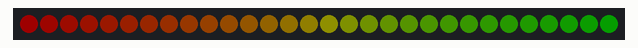
A program run on a simulated MicroPython board. On the bench: 30 RGB LEDs in strip order, left to right. Dim RGB values are drawn brighter than linear.

Above: at 0.05 s.
At 4.72 s:
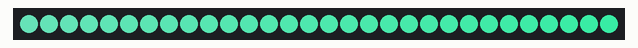
At 8.88 s:
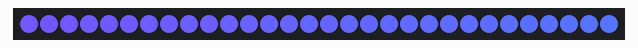
At 19.89 s:
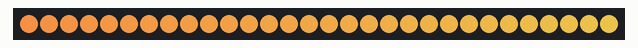
At 29.87 s:
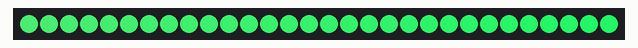
At 39.84 s:
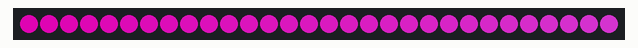

The program:

fading_colors.py
```python
import machine
from neopixel import NeoPixel
from time import sleep

Num_pix = 30

pixels = NeoPixel(machine.Pin(1), Num_pix)  #set up Pixel array

colors = [(0,0,0)]*Num_pix

for i in range(Num_pix):		#initialize colors
    colors[i] = (30-i,i,0)

while True:

    for i in range(Num_pix):
        pixels[i] = colors[i]

    pixels.write()

    for i in range(Num_pix):		#change each pixel a small amount
        colors[i] = pixels[i][0]+1,pixels[i][1]-2,pixels[i][2]+3

    sleep(0.1)
```
